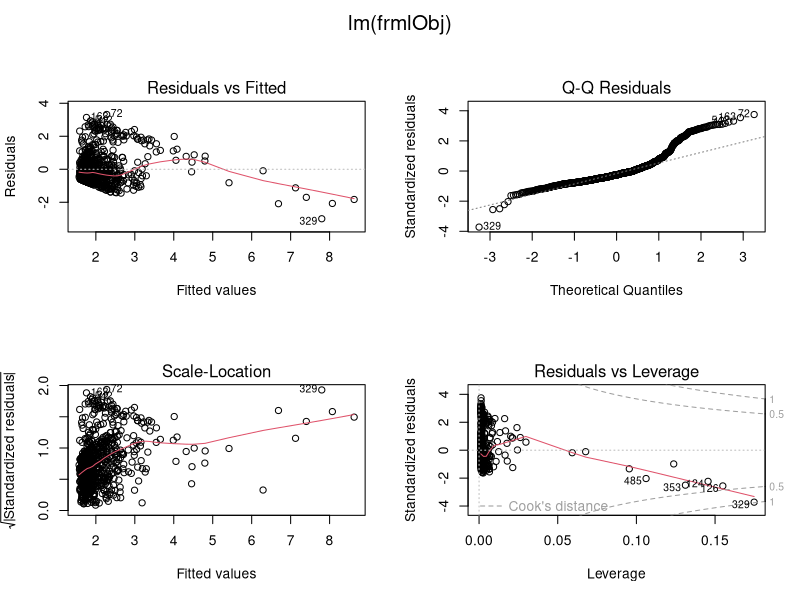

Generate this figure with R:
## ---- chunk 1
print("Formula (frmlObj): ")
      frmlObj <- as.formula(paste('Magnitude'," ~ ",paste(c('Depth', 'NST'),collapse="+")))
      print(frmlObj, showEnv=FALSE)
## ---- chunk 2
df <- read.csv("earthquakes.csv", header = TRUE, quote="\"", stringsAsFactors= FALSE, strip.white = TRUE)
frmlObj <- as.formula(paste('Magnitude'," ~ ",paste(c('Depth', 'NST'),collapse="+")))
lmObject <- lm(frmlObj,data=df,model=TRUE)
par(mfrow = c(2, 2), oma = c(0, 0, 2, 0))
plot(lmObject, id.n = 5, labels.id = NULL) 
## ---- chunk 3
summary.lm(lmObject, correlation=TRUE, digits=5, signif.stars=TRUE)
## ---- chunk 4
anova(lmObject)
